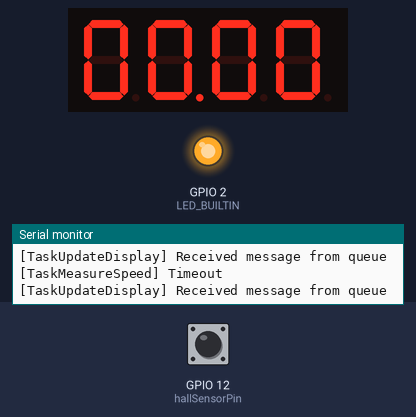
A sketch run on a simulated ESP32. Parts: 4-digit seven-segment display, output pins drawn as LEDs (lit = HIGH), the last lines printed to the serial monitor. The test bench sets the inputs (shaded band); at power-on: GPIO 12 (hallSensorPin) LOW. WiFi joins after 1.5 s; servers stay silent unless stated; the local clock reads 2024-03-15 10:24:30 at power-on unless the sketch sets it.

Above: at 3.7 s.
3.8 s: GPIO 12 (hallSensorPin) pulsed HIGH 2 times (0.12 s each, 0.3 s apart)
At 4.07 s:
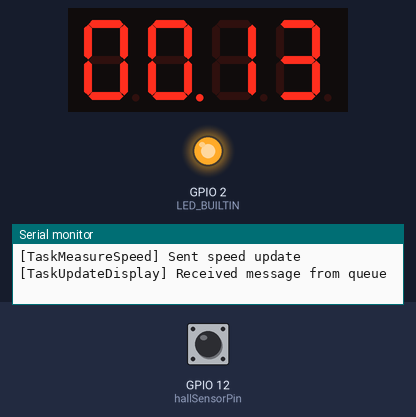
At 5.0 s:
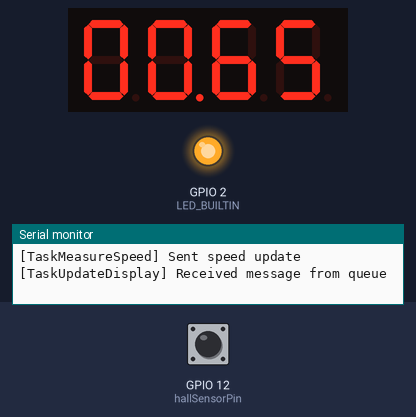
Timing chart, 0 to 6.8 s (numbered marks = the images above; inputs shaded):
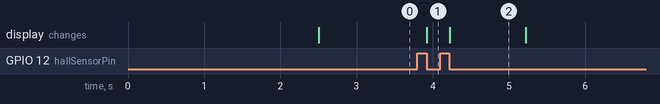

Measured:
- after the input at 3.8 s, the display: changes after 0.12 s (image 1)
- what the display in image 2 shows lasts 1.0 s, from 4.2 s to 5.2 s

The sketch:

Speedometer.ino
```cpp
#include <math.h>
#include <stdio.h>
#include <string.h>
#include <sys/time.h>
#include <time.h>

#include <HTTPClient.h>
#include <WiFi.h>
#include <WiFiClientSecure.h>

#include <Adafruit_GFX.h>
#include "Adafruit_LEDBackpack.h"

#include "Config.h"
#include "Secrets.h"

static const int hallSensorPin = 12;
static const int stateMagnet = LOW;
static const int stateNothing = HIGH;

static const float millisecondsPerSecond = 1000.0;
static const float millimetersPerMeter = 1000.0;
static const float wheelCircumference = 0.0879646;
static const float kphToMph = 0.621371;
#ifdef CONFIG_CONVERT_TO_MPH
static const char velocityUnits[] = "mi/h";
#else
static const char velocityUnits[] = "km/h";
#endif
static const int timeoutSpeedMilliseconds = 1 * 1000; // 5 second in milliseconds

// Speed update (velocity and acceleration)
typedef struct SpeedUpdate {
  uint64_t timestamp;
  float velocity;
} SpeedUpdate_t;

QueueHandle_t speedUpdateQueue;

// Assign the current time in ISO8601 format to buff and return 0,
// or a -1 to represent an error for cases when buff doesn't fit
// the time string or the time cannot be generated for some other
// reason.
int currentTimeISO8601(char* buff, size_t buffSize, uint64_t epochTimeMillis) {
  if (!buff || buffSize < 24) {
    Serial.println("[currentTimeISO8601] Invalid buffer");
    return -1;
  }

  time_t currentTimeSeconds = epochTimeMillis / 1000;
  int milliseconds = epochTimeMillis % 1000;
  struct tm *utcTime = gmtime(&currentTimeSeconds);

  if (!utcTime) {
    Serial.println("[currentTimeISO8601] Failed to convert time to UTC time");
    return -1;
  }

  char isoTime[20];
  strftime(isoTime, sizeof(isoTime), "%Y-%m-%dT%H:%M:%S", utcTime);

  if (snprintf(buff, buffSize, "%s.%03dZ", isoTime, milliseconds) >= buffSize) {
    Serial.println("[currentTimeISO8601] Buffer size too small");
    return -1;
  }

  return 0;
}

uint64_t uptimeToEpochMillis(unsigned long uptime) {
  struct timeval now;
  gettimeofday(&now, NULL);

  unsigned long nowEpochMillis = (unsigned long)now.tv_sec * 1000L + (now.tv_usec / 1000L);
  unsigned long currentUptimeMillis = millis();

  return nowEpochMillis - (currentUptimeMillis - uptime);
}

// Assign the payload JSON to the buffer, returning the number of
// characters written to the buffer, or a number < 0 when the payload
// has now been completely written.
int serializeSpeedUpdate(char* buff, int buffSize, struct SpeedUpdate *update) {
  if (!buff || buffSize < 60) {
    Serial.println("[serializeSpeedUpdate] Invalid buffer");
    return -1;
  }

  // convert epoch time (in millis) to an ISO8601 string
  char timestamp[25];
  currentTimeISO8601(timestamp, sizeof(timestamp), update->timestamp);

#ifdef CONFIG_ENABLE_DEBUG_OUTPUT
  Serial.println("[serializeSpeedUpdate] Serializing speed update");
#endif
  return snprintf(
    buff, buffSize,
    "{\"timestamp\":\"%s\",\"velocity\":%d}",
    timestamp, update->velocity
  );
}

// Synchronize the system clock with the NTP (Network Time Protocol)
// server.
void setClock() {
  configTime(0, 0, "pool.ntp.org");

  Serial.print(F("[setClock] Waiting for NTP time sync: "));
  time_t nowSecs = time(nullptr);
  while (nowSecs < 8 * 3600 * 2) {
    delay(500);
    Serial.print(F("."));
    yield();
    nowSecs = time(nullptr);
  }

  Serial.println();
  struct tm timeinfo;
  gmtime_r(&nowSecs, &timeinfo);
  Serial.print(F("[setClock] Current time: "));
  Serial.println(asctime(&timeinfo));
}

// Record the current velocity from the accelerometer.
void TaskMeasureSpeed(void *pvParameters) {
  Serial.println("[TaskMeasureSpeed] Starting...");

  int timedOut = false;
  int lastState = stateNothing;
  int64_t lastTime = millis();
  int64_t lastRotationTime = lastTime;
  for (;;) {
    int64_t now = millis();
    int state = digitalRead(hallSensorPin);

    if (state == lastState) {
      if (!timedOut && (now - lastRotationTime) > timeoutSpeedMilliseconds) {
        timedOut = true;
        SpeedUpdate_t update;
        update.timestamp = uptimeToEpochMillis(now);
        update.velocity = 0;
        if (xQueueSendToBack(speedUpdateQueue, &update, 0) != pdPASS) {
          Serial.println("[TaskMeasureSpeed] Failed to send timeout");
        }
        Serial.println("[TaskMeasureSpeed] Timeout");
      }

      continue;
    }
    lastState = state;
    timedOut = false;

    // don't need to record the time the magnet remains "on" the sensor
    if (state == stateNothing) {
      continue;
    }

    // rotation time is the time between two "magnet on" states
    int durationMilliseconds = now - lastRotationTime;
    lastRotationTime = now;

    float velocity = (
      wheelCircumference // change in position
      / durationMilliseconds // change in time
      * 3600 // conversion m/ms -> km/h
#ifdef CONFIG_CONVERT_TO_MPH
      * kphToMph // conversion km/h -> mi/h
#endif
    );

    uint64_t nowEpochMillis = uptimeToEpochMillis(now);
#ifdef CONFIG_ENABLE_DEBUG_OUTPUT
    char timestamp[42];
    currentTimeISO8601(timestamp, sizeof(timestamp), nowEpochMillis);
    Serial.printf("Rotation time: %d ms\n", durationMilliseconds);
    Serial.printf("Velocity at %s: %0.4f %s\n", timestamp, velocity, velocityUnits);
#endif

    SpeedUpdate_t update;
    update.timestamp = nowEpochMillis;
    update.velocity = velocity;

    // Move on if there is no room in the queue
    if(xQueueSendToBack(speedUpdateQueue, &update, 0) != pdPASS) {
      Serial.println("[TaskMeasureSpeed] Failed to send update");
      continue;
    }
#ifdef CONFIG_ENABLE_DEBUG_OUTPUT
    Serial.println("[TaskMeasureSpeed] Sent speed update");
#endif
  }
}


// Forward the speed update to the remote server.
#ifdef CONFIG_ENABLE_SPEED_RECORDING
void TaskRecordSpeed(void *pvParameters) {
  Serial.println("[TaskRecordSpeed] Starting...");

  for(;;) {
    WiFiClientSecure *client = new WiFiClientSecure;
    if (!client) {
      Serial.println("[TaskRecordSpeed] Failed to create WiFiClientSecure.");
      vTaskDelay(pdMS_TO_TICKS(5000));
      continue;
    }
    client->setInsecure();
    // TODO(sean) fix TLS with local server + self-signed certificate
    //client->setCACert(CONFIG_ROOT_CA_CERTIFICATE);

    {
      HTTPClient http;
      Serial.printf("[TaskRecordSpeed] begin request to %s\n", CONFIG_API_URL);
      vTaskDelay(pdMS_TO_TICKS(100));

      if (http.begin(*client, String(CONFIG_API_URL))) {
        Serial.println("[TaskRecordSpeed] Requesting...");

        struct SpeedUpdate update;
        char currentTimestamp[] = "2024-01-01T00:00:00.000Z";
        strcpy(update.timestamp, currentTimestamp);
        update.velocity = 0;

        http.addHeader("Content-Type", "application/json");
        char payload[60];
        if (serializeSpeedUpdate(payload, sizeof(payload), &update) < 0) {
          Serial.println("[TaskRecordSpeed] Failed to serialize payload");
          continue;
        }
        Serial.printf("[TaskRecordSpeed] sending payload: %s\n", payload);

        int httpCode = http.POST(String(payload));
        if (httpCode > 0) {
          String response = http.getString();
          switch (httpCode) {
            case HTTP_CODE_OK:
            case HTTP_CODE_ACCEPTED:
            case HTTP_CODE_MOVED_PERMANENTLY:
            Serial.printf("[TaskRecordSpeed] success response %d: %s\n", httpCode, response.c_str());
            break;
            default:
            Serial.printf("[TaskRecordSpeed] unexpected response %d: %s\n", httpCode, response.c_str());
            break;
          }
        } else {
          Serial.printf("[TaskRecordSpeed] Request failed, error: %s\n", http.errorToString(httpCode).c_str());
        }

        http.end();
      } else {
        Serial.println("[TaskRecordSpeed] Unable to connect");
      }
    }

    delete client;
    Serial.println("[TaskRecordSpeed] Waiting 5s...");
    // TODO(sean) remove when we're processing queue messages
    vTaskDelay(pdMS_TO_TICKS(5000));
  }
}
#endif

// Write the specified speed to the display.
void displaySpeed(Adafruit_7segment *matrix, float velocity) {
  int dotOne, dotTwo, dotThree, dotFour;
  dotOne = dotTwo = dotThree = dotFour = false;

  int digitOne, digitTwo, digitThree, digitFour;
  digitOne = digitTwo = digitThree = digitFour = 0;

  int intpart = (int)velocity;
  float decpart = velocity - intpart;

  if (velocity > 99.9) {
    // use all digits to display high speed
    digitOne = intpart / 1000;
    digitTwo = (intpart / 100) % 10;
    digitThree = (intpart / 10) % 10;
    digitFour = intpart % 10;
  } else {
    // display speeds between 0-100 with 2 decimal places
    dotTwo = true;

    digitOne = (intpart / 10) % 10;
    digitTwo = intpart % 10;
    digitThree = (int)(decpart * 10) % 10;
    digitFour = (int)(decpart * 100) % 10;
  }

  matrix->writeDigitNum(0, digitOne, dotOne);
  matrix->writeDigitNum(1, digitTwo, dotTwo);
  matrix->writeDigitNum(3, digitThree, dotThree);
  matrix->writeDigitNum(4, digitFour, dotFour);
  matrix->writeDisplay();
}

// Output the velocity to the 7-Segment display.
void TaskUpdateDisplay(void *pvParameters) {
  Serial.println("[TaskUpdateDisplay] Starting...");

  Adafruit_7segment matrix = Adafruit_7segment();
  matrix.begin(0x70);
  matrix.clear();
  matrix.drawColon(false);

  displaySpeed(&matrix, 0.0);

  for(;;) {
    SpeedUpdate_t update;
    if (xQueueReceive(speedUpdateQueue, &update, portMAX_DELAY) != pdPASS) {
      Serial.println("[TaskUpdateDisplay] Failed to receive message from queue");
    }
#ifdef CONFIG_ENABLE_DEBUG_OUTPUT
    Serial.println("[TaskUpdateDisplay] Received message from queue");
#endif
    displaySpeed(&matrix, update.velocity);
  }
}

char* formatWiFiEvent(WiFiEvent_t event) {
  switch (event) {
    case ARDUINO_EVENT_WIFI_READY: return "READY";
    case ARDUINO_EVENT_WIFI_SCAN_DONE: return "SCAN_DONE";
    case ARDUINO_EVENT_WIFI_STA_START: return "STA_START";
    case ARDUINO_EVENT_WIFI_STA_STOP: return "STA_STOP";
    case ARDUINO_EVENT_WIFI_STA_CONNECTED: return "STA_CONNECTED";
    case ARDUINO_EVENT_WIFI_STA_DISCONNECTED: return "STA_DISCONNECTED";
    case ARDUINO_EVENT_WIFI_STA_AUTHMODE_CHANGE: return "STA_AUTHMODE_CHANGE";
    case ARDUINO_EVENT_WIFI_STA_GOT_IP: return "STA_GOT_IP";
    case ARDUINO_EVENT_WIFI_STA_LOST_IP: return "STA_LOST_IP";
    default: return "n/a";
  }
}

void handleWiFiEvent(WiFiEvent_t event) {
  Serial.printf("[WiFi-event] event: %s (%d)\n", formatWiFiEvent(event), event);

  switch (event) {
    case ARDUINO_EVENT_WIFI_READY:
      Serial.println("[WiFi-event] WiFi interface ready");
      break;
    case ARDUINO_EVENT_WIFI_SCAN_DONE:
      Serial.println("[WiFi-event] Completed scan for access points");
      break;
    case ARDUINO_EVENT_WIFI_STA_START:
      Serial.println("[WiFi-event] WiFi client started");
      break;
    case ARDUINO_EVENT_WIFI_STA_STOP:
      Serial.println("[WiFi-event] WiFi clients stopped");
      break;
    case ARDUINO_EVENT_WIFI_STA_CONNECTED:
      Serial.println("[WiFi-event] Connected to access point");
      break;
    case ARDUINO_EVENT_WIFI_STA_DISCONNECTED:
      digitalWrite(LED_BUILTIN, LOW);
      Serial.println("[WiFi-event] Disconnected from WiFi access point");
      break;
    case ARDUINO_EVENT_WIFI_STA_AUTHMODE_CHANGE:
      Serial.println("[WiFi-event] Authentication mode of access point has changed");
      break;
    case ARDUINO_EVENT_WIFI_STA_GOT_IP:
      digitalWrite(LED_BUILTIN, HIGH);
      Serial.print("[WiFi-event] Obtained IP address: ");
      Serial.println(WiFi.localIP());
      break;
    case ARDUINO_EVENT_WIFI_STA_LOST_IP:
      digitalWrite(LED_BUILTIN, LOW);
      Serial.println("[WiFi-event] Lost IP address and IP address is reset to 0");
      break;
    default: break;
  }
}

void setup() {
  Serial.begin(921600);
  while (!Serial) { delay(100); }
  delay(1000);
  Serial.println("[setup] Serial connection ready");

  pinMode(LED_BUILTIN, OUTPUT);
  pinMode(hallSensorPin, INPUT);

  Serial.printf("[setup] Connecting to WiFi SSID '%s'\n", WIFI_SSID);
  WiFi.disconnect(true);
  WiFi.onEvent(handleWiFiEvent);
  WiFi.begin(WIFI_SSID, WIFI_PASSWORD);
  while (WiFi.status() != WL_CONNECTED) { delay(100); }

  setClock();

  speedUpdateQueue = xQueueCreate(10, sizeof(SpeedUpdate_t));
  if (speedUpdateQueue == NULL) {
    Serial.println("[setup] Failed to create speed update queue");
    return;
  }

  xTaskCreate(
    TaskUpdateDisplay,
    "TaskUpdateDisplay",
    CONFIG_TASK_UPDATE_DISPLAY_MEMORY_WORDS,
    NULL,
    2,
    NULL);
  xTaskCreate(
    TaskMeasureSpeed,
    "TaskMeasureSpeed",
    CONFIG_TASK_MEASURE_SPEED_MEMORY_WORDS,
    NULL,
    3,
    NULL);
  #ifdef CONFIG_ENABLE_SPEED_RECORDING
  xTaskCreate(
    TaskRecordSpeed,
    "TaskRecordSpeed",
    CONFIG_TASK_RECORD_SPEED_MEMORY_WORDS,
    NULL,
    1,
    NULL);
  #endif
}

void loop() {}
```

Secrets_example.h
```cpp
#ifndef SECRETS_H
#define SECRETS_H

#define WIFI_SSID "PLACEHOLDER"
#define WIFI_PASSWORD "SECRET"

#endif // !SECRETS_H
```

Config.h
```cpp
#ifndef CONFIG_H
#define CONFIG_H

//#define CONFIG_ENABLE_SPEED_RECORDING
#define CONFIG_ENABLE_DEBUG_OUTPUT
#define CONFIG_CONVERT_TO_MPH

#define CONFIG_TASK_UPDATE_DISPLAY_MEMORY_WORDS 4096
#define CONFIG_TASK_RECORD_SPEED_MEMORY_WORDS 16384
#define CONFIG_TASK_MEASURE_SPEED_MEMORY_WORDS 16384

static const int CONFIG_MILLISECONDS_PER_SECOND = 1000;
static const int CONFIG_MILLIMETERS_PER_METER = 1000;
static const int CONFIG_MEASURE_SLEEP_MILLISECONDS = 1;

#define CONFIG_API_URL "https://192.168.1.111:8443/speed-update"

#define CONFIG_ROOT_CA_CERTIFICATE \
	"-----BEGIN CERTIFICATE-----\n" \
	"MIICJTCCAaqgAwIBAgIUAlVv1JHc16bsJc9NieJO9fnimfAwCgYIKoZIzj0EAwIw\n" \
	"STELMAkGA1UEBhMCVVMxEDAOBgNVBAgMB0Zsb3JpZGExDjAMBgNVBAcMBU1pYW1p\n" \
	"MRgwFgYDVQQKDA9TZWFuIEhlcm1hbiBMdGQwHhcNMjQwMjIzMDQwODI2WhcNMzQw\n" \
	"MjIwMDQwODI2WjBJMQswCQYDVQQGEwJVUzEQMA4GA1UECAwHRmxvcmlkYTEOMAwG\n" \
	"A1UEBwwFTWlhbWkxGDAWBgNVBAoMD1NlYW4gSGVybWFuIEx0ZDB2MBAGByqGSM49\n" \
	"AgEGBSuBBAAiA2IABHJojDht7EDK5146hskLKbYA2MYrt+3TWL/aHZ5JwEG+Dx3Z\n" \
	"77/R01ZdDgvYBCJ03nkFVwODfgZIaQPjzr9fTchomQX/vMvnyNMzQ4h3sc3OsI6E\n" \
	"7ErbpT7q25TmfReJEqNTMFEwHQYDVR0OBBYEFIaHiYJmoBzmxrmqnxU9T6e5hGGN\n" \
	"MB8GA1UdIwQYMBaAFIaHiYJmoBzmxrmqnxU9T6e5hGGNMA8GA1UdEwEB/wQFMAMB\n" \
	"Af8wCgYIKoZIzj0EAwIDaQAwZgIxAJRebPwfj8/2FlErYi1DfT05KXb0SaHLJR3U\n" \
	"HQUTZeAH1Ao2PoUuZCyMcn3ESPV/tgIxAIJc9RzLUC8eLSr1n6ssyTQUiGqqUSpi\n" \
	"d5p7uhGg8eeGSV52b22berxVDBt7qrr9Qw==\n" \
	"-----END CERTIFICATE-----"

#endif // !CONFIG_H
```
